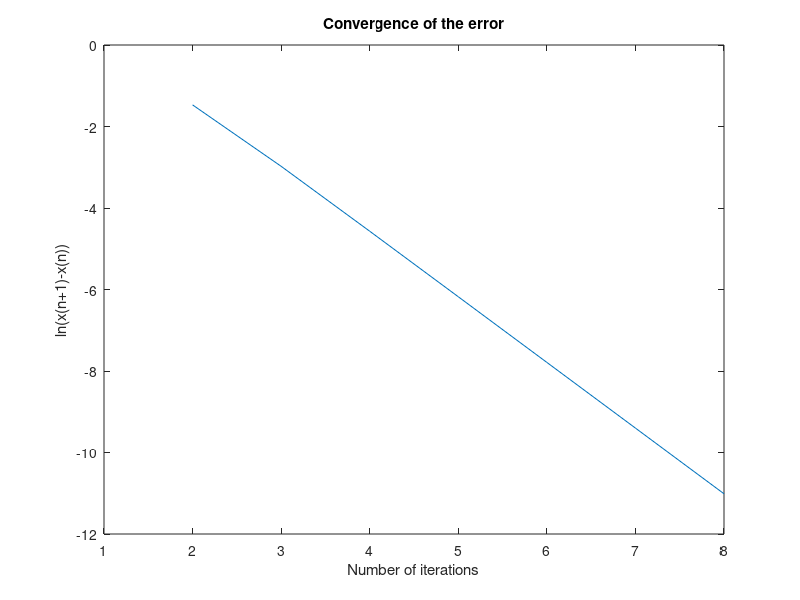

This chart was generated by the following MATLAB code:
% Functions. Comment/uncomment to swictch
% f = @(x) x^2-4*x+4-log(x);
% g = @(x) 4+(log(x)-4)/x;
f = @(x) x+1-2*sin(pi*x);
g = @(x) asin((x+1)/2)*(1/pi);

% Global Conditions
p(1) = 0.5;
tol = 10^-5;
x_star = 0.681975;

%Initialize the array
n=2;
p(2) = g(p(1));

%%
while abs(p(n)-p(n-1)) >= tol
    p(n+1) = g(p(n));
    n = n+1;
end

%Error Convergence Plot
for i=2:n-1
    abs_error(i) = abs(p(i)-p(i-1));
end

plot(1:i,log(abs_error))
ylabel('ln(x(n+1)-x(n))')
xlabel('Number of iterations')
title('Convergence of the error')

%Table Builder
table=zeros(4);
I1=round(i/4);
I2=round(2*i/4);

table(1,:)=[1 p(1) f(p(1)) abs(f(p(1)-f(x_star)))];
table(2,:)=[I1 p(I1) f(p(I1)) abs(f(p(I1)-f(x_star)))];
table(3,:)=[I2 p(I2) f(p(I2)) abs(f(p(I2)-f(x_star)))];
table(4,:)=[i p(i) f(p(i)) abs(f(p(i)-f(x_star)))];

